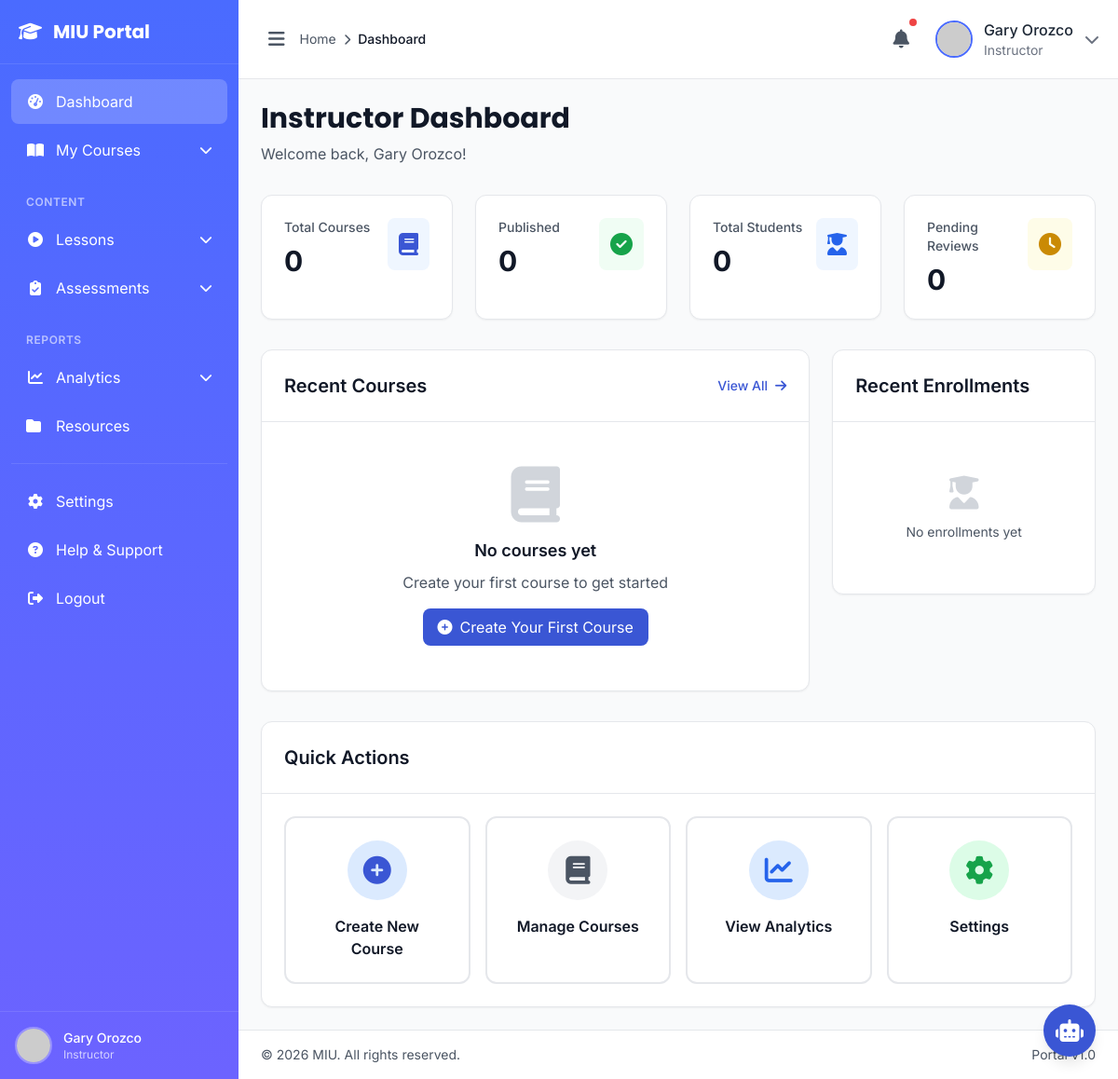
The page /instructor/ (signed in) on the database as committed earlier.
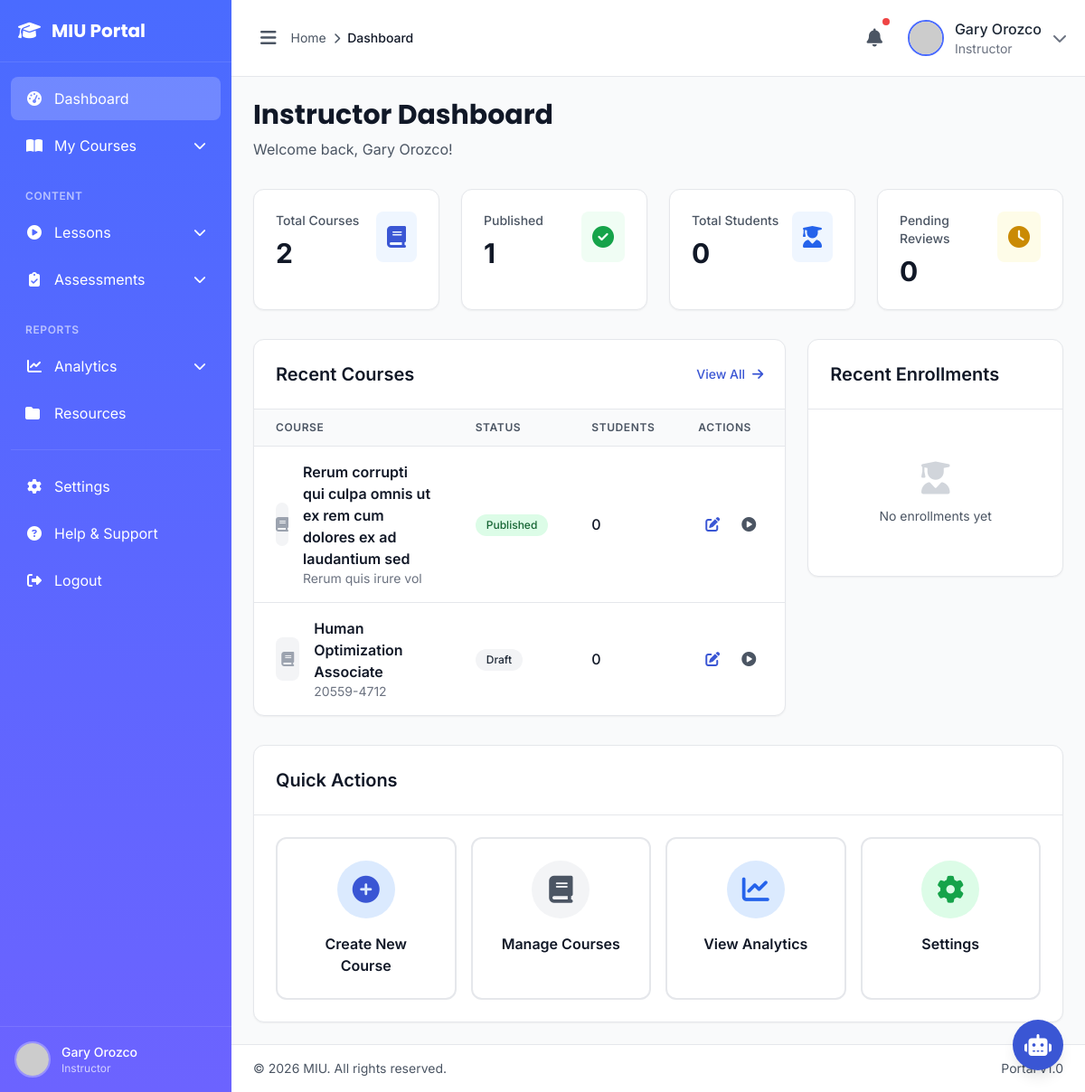
The same page on the database as committed later.
### eduweb/models.py (models this page shows, shortened)
class LMSCourse(models.Model):
    DIFFICULTY_CHOICES = [
        ('beginner', 'Beginner'),
        ('intermediate', 'Intermediate'),
        ('advanced', 'Advanced'),
    ]
    title = models.CharField(max_length=200)
    slug = models.SlugField(max_length=200, unique=True)
    code = models.CharField(max_length=20, unique=True)
    category = models.ForeignKey(CourseCategory, on_delete=models.SET_NULL, null=True, related_name='lms_courses')
    short_description = models.TextField(max_length=500)
    description = models.TextField()
    learning_objectives = models.JSONField(default=list)
    prerequisites = models.JSONField(default=list)
    difficulty_level = models.CharField(max_length=20, choices=DIFFICULTY_CHOICES, default='beginner')
    duration_hours = models.DecimalField(max_digits=5, decimal_places=1, help_text="Estimated duration in hours")
    language = models.CharField(max_length=50, default='English')
    instructor = models.ForeignKey(User, on_delete=models.SET_NULL, null=True, related_name='courses_teaching')
    instructor_name = models.CharField(max_length=100, blank=True)
    instructor_bio = models.TextField(blank=True)
    thumbnail = models.ImageField(upload_to='courses/thumbnails/', blank=True, null=True)
    promo_video_url = models.URLField(blank=True)
    is_free = models.BooleanField(default=False)
    price = models.DecimalField(max_digits=10, decimal_places=2, default=0.00)
    discount_price = models.DecimalField(max_digits=10, decimal_places=2, null=True, blank=True)
    max_students = models.IntegerField(null=True, blank=True)
    enrollment_start_date = models.DateField(null=True, blank=True)
    enrollment_end_date = models.DateField(null=True, blank=True)
    is_published = models.BooleanField(default=False)
    is_featured = models.BooleanField(default=False)
    has_certificate = models.BooleanField(default=False)
    certificate_template = models.CharField(max_length=100, blank=True)
    meta_description = models.CharField(max_length=160, blank=True)
    meta_keywords = models.CharField(max_length=255, blank=True)
    total_enrollments = models.IntegerField(default=0)
    average_rating = models.DecimalField(max_digits=3, decimal_places=2, default=0.00)
    total_reviews = models.IntegerField(default=0)
    created_at = models.DateTimeField(auto_now_add=True)
    updated_at = models.DateTimeField(auto_now=True)
    published_at = models.DateTimeField(null=True, blank=True)
    class Meta:
        ordering = ['-created_at']
        verbose_name = 'LMS Course'
        verbose_name_plural = 'LMS Courses'
        indexes = [
            models.Index(fields=['slug']),
            models.Index(fields=['is_published', '-created_at']),
            models.Index(fields=['category']),
        ]

### instructor/views.py (the view)
# urls.py: path('', views.dashboard, name='dashboard'),
@login_required
def dashboard(request):
    courses = LMSCourse.objects.filter(
        instructor=request.user
    ).annotate(
        enrollments_count=Count('enrollments')
    ).select_related('category').prefetch_related('enrollments')[:5]
    total_courses = LMSCourse.objects.filter(
        instructor=request.user
    ).count()
    published_courses = LMSCourse.objects.filter(
        instructor=request.user,
        is_published=True
    ).count()
    total_students = Enrollment.objects.filter(
        course__instructor=request.user
    ).values('student').distinct().count()
    pending_submissions = AssignmentSubmission.objects.filter(
        assignment__lesson__course__instructor=request.user,
        status='submitted'
    ).count()
    recent_enrollments = Enrollment.objects.filter(
        course__instructor=request.user
    ).select_related(
        'student',
        'course'
    ).order_by('-enrolled_at')[:10]
    context = {
        'courses': courses,
        'total_courses': total_courses,
        'published_courses': published_courses,
        'total_students': total_students,
        'pending_submissions': pending_submissions,
        'recent_enrollments': recent_enrollments,
    }
    return render(request, 'instructor/dashboard.html', context)

### eduweb/context.py (called while the page is built)
def navigation_data(request):
    faculties = Faculty.objects.filter(is_active=True).prefetch_related('courses')[:11]
    courses = Course.objects.filter(is_active=True).select_related('faculty')[:11]
    return {
        'all_faculties': faculties,
        'all_courses': courses,
    }

### eduweb/views.py (called while the page is built)
def application_status_context(request):
    has_pending_application = False
    if request.user.is_authenticated:
        has_pending_application = CourseApplication.objects.filter(
            user=request.user,
            status__in=['draft', 'pending_payment', 'submitted', 'under_review', 'reviewed']
        ).exists()
    return {'has_pending_application': has_pending_application}

### templates/instructor/dashboard.html (shortened to what the changed rows need)
{% extends 'management/base.html' %}
{% load static %}
{% block content %}
<div class="max-w-12xl mx-auto">
    <div class="mb-8">
        <h1 class="text-3xl font-bold text-gray-900 font-display">
            Instructor Dashboard
        </h1>
    </div>
    <div class="grid grid-cols-1 sm:grid-cols-2 lg:grid-cols-4 gap-4 lg:gap-6 mb-8">
        <div class="bg-white rounded-xl shadow-sm border border-gray-200 p-6 hover:shadow-md transition-shadow">
            <div class="flex items-start justify-between">
                <div>
                    <p class="text-gray-600 text-sm font-medium">
                        Total Courses
                    </p>
                    <h3 class="text-3xl font-bold text-gray-900 mt-2">
                        {{ total_courses }}
                    </h3>
                </div>
            </div>
        </div>
        <div class="bg-white rounded-xl shadow-sm border border-gray-200 p-6 hover:shadow-md transition-shadow">
            <div class="flex items-start justify-between">
                <div>
                    <p class="text-gray-600 text-sm font-medium">
                        Published
                    </p>
                    <h3 class="text-3xl font-bold text-gray-900 mt-2">
                        {{ published_courses }}
                    </h3>
                </div>
            </div>
        </div>
    </div>
    <div class="grid grid-cols-1 lg:grid-cols-3 gap-6 mb-8">
        <div class="lg:col-span-2">
            <div class="bg-white rounded-xl shadow-sm border border-gray-200">
                <div class="border-b border-gray-200 p-6">
                    <div class="flex items-center justify-between">
                        <h2 class="text-xl font-semibold text-gray-900">
                            Recent Courses
                        </h2>
                    </div>
                </div>
                {% if courses %}
                <div class="overflow-x-auto">
                    <table class="w-full">
                        <thead class="bg-gray-50 border-b border-gray-200">
                            <tr>
                                <th class="px-6 py-3 text-left text-xs font-semibold text-gray-600 uppercase tracking-wider">
                                    Course
                                </th>
                                <th class="px-6 py-3 text-left text-xs font-semibold text-gray-600 uppercase tracking-wider">
                                    Status
                                </th>
                                <th class="px-6 py-3 text-left text-xs font-semibold text-gray-600 uppercase tracking-wider">
                                    Students
                                </th>
                                <th class="px-6 py-3 text-left text-xs font-semibold text-gray-600 uppercase tracking-wider">
                                    Actions
                                </th>
                            </tr>
                        </thead>
                        <tbody class="divide-y divide-gray-200">
                            {% for course in courses %}
                            <tr class="hover:bg-gray-50 transition-colors">
                                <td class="px-6 py-4">
                                    <div class="flex items-center">
                                        {% if course.thumbnail %}
                                        <img src="{{ course.thumbnail.url }}"
                                             alt="{{ course.title }}"
                                             class="w-12 h-12 rounded-lg object-cover mr-4">
                                        {% else %}
                                        <div class="w-12 h-12 rounded-lg bg-gray-100 flex items-center justify-center mr-4">
                                            <i class="fas fa-book text-gray-400"></i>
                                        </div>
                                        {% endif %}
                                        <div>
                                            <p class="font-semibold text-gray-900">
                                                {{ course.title }}
                                            </p>
                                            <p class="text-sm text-gray-500">
                                                {{ course.code }}
                                            </p>
                                        </div>
                                    </div>
                                </td>
                                <td class="px-6 py-4">
                                    {% if course.is_published %}
                                    <span class="inline-flex items-center px-3 py-1 rounded-full text-xs font-medium bg-green-100 text-green-800">
                                        Published
                                    </span>
                                    {% else %}
                                    <span class="inline-flex items-center px-3 py-1 rounded-full text-xs font-medium bg-gray-100 text-gray-800">
                                        Draft
                                    </span>
                                    {% endif %}
                                </td>
                                <td class="px-6 py-4 text-gray-900 font-medium">
                                    {{ course.enrollments.count }}
                                </td>
                                <td class="px-6 py-4">
                                    <div class="flex items-center space-x-2">
                                        <a href="{% url 'instructor:course_edit' course.slug %}"
                                           class="text-primary-600 hover:text-primary-700 p-2 hover:bg-primary-50 rounded-lg transition-colors"
                                           title="Edit Course">
                                            <i class="fas fa-edit"></i>
                                        </a>
                                        <a href="{% url 'instructor:lesson_list' course.slug %}"
                                           class="text-gray-600 hover:text-gray-700 p-2 hover:bg-gray-50 rounded-lg transition-colors"
                                           title="Manage Content">
                                            <i class="fas fa-play-circle"></i>
                                        </a>
                                    </div>
                                </td>
                            </tr>
                            {% endfor %}
                        </tbody>
                    </table>
                </div>
                {% else %}
                <div class="p-12 text-center">
                    <i class="fas fa-book text-6xl text-gray-300 mb-4"></i>
                    <h3 class="text-lg font-semibold text-gray-900 mb-2">
                        No courses yet
                    </h3>
                    <p class="text-gray-600 mb-4">
                        Create your first course to get started
                    </p>
                    <a href="{% url 'instructor:course_create' %}"
                       class="inline-flex items-center px-4 py-2 bg-primary-600 text-white rounded-lg hover:bg-primary-700 transition-colors">
                        <i class="fas fa-plus-circle mr-2"></i>
                        Create Your First Course
                    </a>
                </div>
                {% endif %}
            </div>
        </div>
        <div class="lg:col-span-1">
            <div class="bg-white rounded-xl shadow-sm border border-gray-200">
                <div class="border-b border-gray-200 p-6">
                    <h2 class="text-xl font-semibold text-gray-900">
                        Recent Enrollments
                    </h2>
                </div>
            </div>
        </div>
    </div>
    <div class="bg-white rounded-xl shadow-sm border border-gray-200">
        <div class="border-b border-gray-200 p-6">
            <h2 class="text-xl font-semibold text-gray-900">
                Quick Actions
            </h2>
        </div>
    </div>
</div>
{% endblock %}

Rows that differ between the two databases and show on the page:
added LMSCourse: title "Rerum corrupti qui culpa omnis ut ex rem cum dolores ex ad laudantium sed", code "Rerum quis irure vol", is_published "Published", enrollments.count "0"
added LMSCourse: title "Human Optimization Associate", code "20559-4712", is_published "Draft", enrollments.count "0"
Other text that changed with them:
{{ total_courses }}: "0" → "2"
{{ published_courses }}: "0" → "1"
text no longer shown: "No courses yet Create your first course to get started Create Your First Course"
text now shown: "COURSE STATUS STUDENTS ACTIONS"
